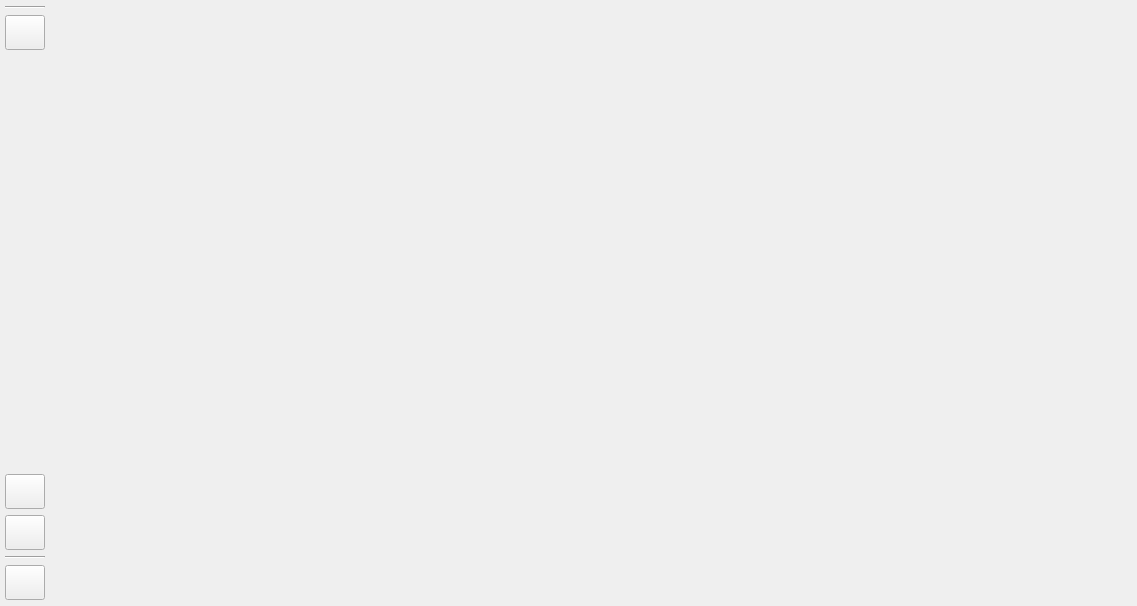
<?xml version="1.0" encoding="UTF-8"?>
<ui version="4.0">
 <class>Browser</class>
 <widget class="QWidget" name="Browser">
  <property name="geometry">
   <rect>
    <x>0</x>
    <y>0</y>
    <width>1137</width>
    <height>606</height>
   </rect>
  </property>
  <property name="windowTitle">
   <string>Form</string>
  </property>
  <layout class="QHBoxLayout" name="horizontalLayout">
   <property name="spacing">
    <number>0</number>
   </property>
   <property name="leftMargin">
    <number>0</number>
   </property>
   <property name="topMargin">
    <number>0</number>
   </property>
   <property name="rightMargin">
    <number>0</number>
   </property>
   <property name="bottomMargin">
    <number>0</number>
   </property>
   <item>
    <widget class="QFrame" name="browser_sidebar">
     <property name="minimumSize">
      <size>
       <width>50</width>
       <height>0</height>
      </size>
     </property>
     <property name="maximumSize">
      <size>
       <width>50</width>
       <height>16777215</height>
      </size>
     </property>
     <property name="frameShape">
      <enum>QFrame::Shape::NoFrame</enum>
     </property>
     <property name="frameShadow">
      <enum>QFrame::Shadow::Raised</enum>
     </property>
     <layout class="QVBoxLayout" name="verticalLayout">
      <property name="leftMargin">
       <number>5</number>
      </property>
      <property name="topMargin">
       <number>6</number>
      </property>
      <property name="rightMargin">
       <number>5</number>
      </property>
      <property name="bottomMargin">
       <number>6</number>
      </property>
      <item>
       <layout class="QVBoxLayout" name="page_buttons_layout">
        <property name="spacing">
         <number>0</number>
        </property>
       </layout>
      </item>
      <item>
       <widget class="Line" name="line">
        <property name="orientation">
         <enum>Qt::Orientation::Horizontal</enum>
        </property>
       </widget>
      </item>
      <item>
       <widget class="QFrame" name="settings_buttons_layout">
        <layout class="QVBoxLayout" name="layout_2">
         <property name="spacing">
          <number>6</number>
         </property>
         <property name="leftMargin">
          <number>0</number>
         </property>
         <property name="topMargin">
          <number>0</number>
         </property>
         <property name="rightMargin">
          <number>0</number>
         </property>
         <property name="bottomMargin">
          <number>0</number>
         </property>
         <item>
          <widget class="QPushButton" name="btn_new_account">
           <property name="minimumSize">
            <size>
             <width>35</width>
             <height>35</height>
            </size>
           </property>
           <property name="maximumSize">
            <size>
             <width>16777215</width>
             <height>16777215</height>
            </size>
           </property>
           <property name="toolTip">
            <string>Novo usuário</string>
           </property>
           <property name="text">
            <string/>
           </property>
           <property name="iconSize">
            <size>
             <width>20</width>
             <height>20</height>
            </size>
           </property>
           <property name="flat">
            <bool>false</bool>
           </property>
          </widget>
         </item>
         <item>
          <spacer name="verticalSpacer">
           <property name="orientation">
            <enum>Qt::Orientation::Vertical</enum>
           </property>
           <property name="sizeHint" stdset="0">
            <size>
             <width>20</width>
             <height>473</height>
            </size>
           </property>
          </spacer>
         </item>
         <item>
          <widget class="QPushButton" name="btn_new_chat_number">
           <property name="minimumSize">
            <size>
             <width>35</width>
             <height>35</height>
            </size>
           </property>
           <property name="maximumSize">
            <size>
             <width>16777215</width>
             <height>16777215</height>
            </size>
           </property>
           <property name="toolTip">
            <string>Nova conversa pelo número do telefone</string>
           </property>
           <property name="text">
            <string/>
           </property>
           <property name="iconSize">
            <size>
             <width>20</width>
             <height>20</height>
            </size>
           </property>
          </widget>
         </item>
         <item>
          <widget class="QPushButton" name="btn_new_chat">
           <property name="minimumSize">
            <size>
             <width>35</width>
             <height>35</height>
            </size>
           </property>
           <property name="toolTip">
            <string>Nova conversa</string>
           </property>
           <property name="text">
            <string/>
           </property>
           <property name="iconSize">
            <size>
             <width>20</width>
             <height>20</height>
            </size>
           </property>
          </widget>
         </item>
         <item>
          <widget class="Line" name="line_2">
           <property name="orientation">
            <enum>Qt::Orientation::Horizontal</enum>
           </property>
          </widget>
         </item>
         <item>
          <widget class="QPushButton" name="btn_open_settings">
           <property name="minimumSize">
            <size>
             <width>35</width>
             <height>35</height>
            </size>
           </property>
           <property name="toolTip">
            <string>Configurações do ZapZap</string>
           </property>
           <property name="text">
            <string/>
           </property>
           <property name="iconSize">
            <size>
             <width>20</width>
             <height>20</height>
            </size>
           </property>
          </widget>
         </item>
        </layout>
       </widget>
      </item>
     </layout>
    </widget>
   </item>
   <item>
    <widget class="QStackedWidget" name="pages"/>
   </item>
  </layout>
 </widget>
 <resources/>
 <connections/>
</ui>
